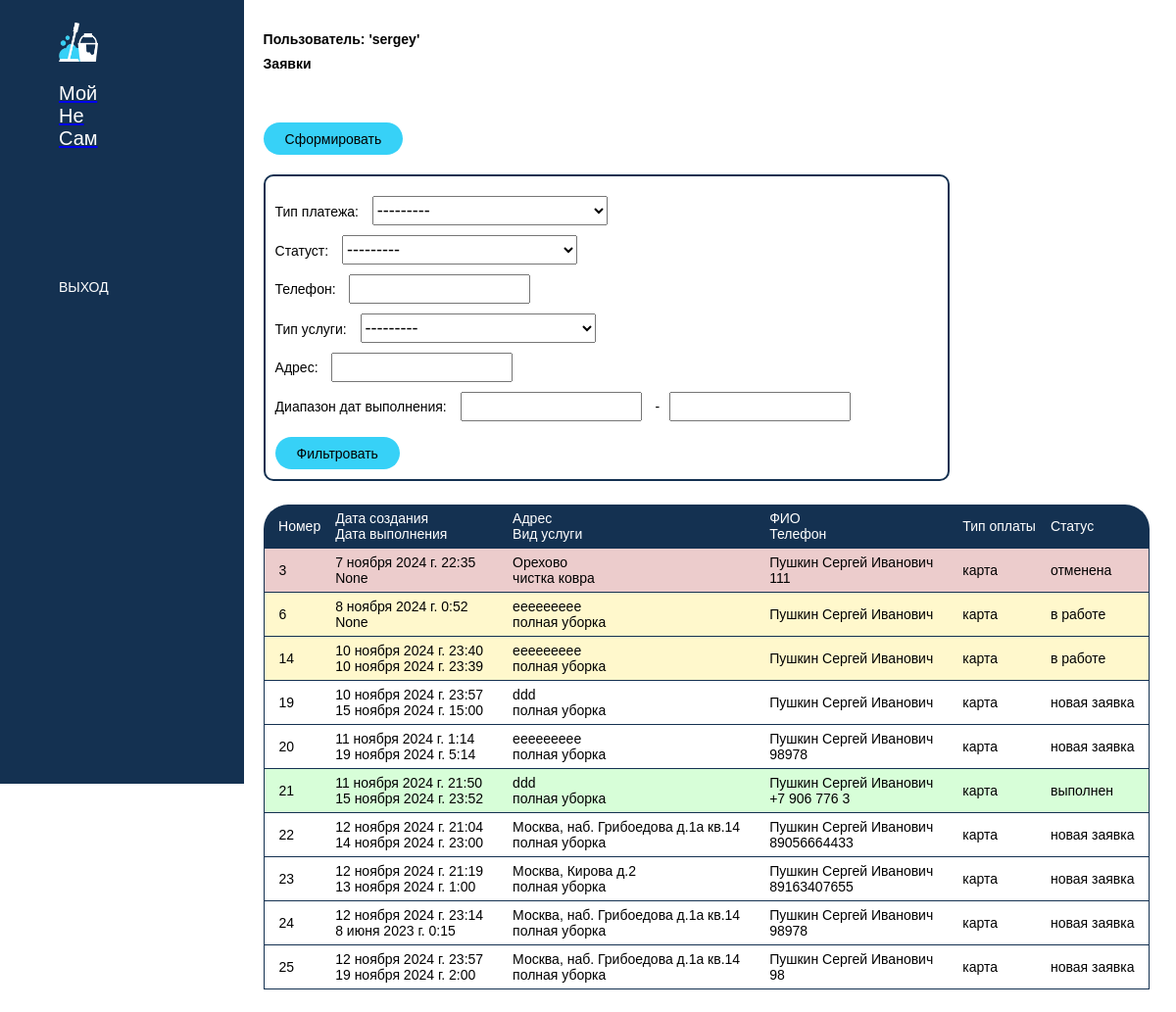
The app's page / (signed in) with its own data.
### myapp/models.py (models this page shows, shortened)
class CustomUser(AbstractUser):
    patronymic = models.CharField(verbose_name='Отчество', max_length=120)
    phone = models.CharField(verbose_name='Телефон', max_length=12)

class Orders(models.Model):
    created = models.DateTimeField(auto_now_add=True)
    owner = models.ForeignKey('CustomUser', verbose_name='Автор', related_name='orders_customuser',
                              on_delete=models.CASCADE)
    status = models.ForeignKey('Status', verbose_name='Статуст', related_name='orders_status', on_delete=models.CASCADE)
    service = models.ForeignKey('TypeOfService', verbose_name='Тип услуги', related_name='orders_typeofservice',
                                on_delete=models.CASCADE)
    payment = models.ForeignKey('PaymentType', verbose_name='Тип платежа', related_name='orders_paymenttype',
                                on_delete=models.CASCADE)
    adress = models.CharField(verbose_name='Адрес', max_length=60)
    contact_phone = models.CharField(verbose_name='Телефон', max_length=12)
    orderdatetime = models.DateTimeField(blank=True, null=True)
    class Meta:
        ordering = ['created']
        verbose_name = 'Заявка'
        verbose_name_plural = 'Заявки'

class TypeOfService(models.Model):
    title = models.CharField(verbose_name='Название', max_length=120)
    def __str__(self):
        return self.title
    class Meta:
        ordering = ['title']
        verbose_name = 'Тип услуги'
        verbose_name_plural = 'Типы услуг'

class PaymentType(models.Model):
    title = models.CharField(verbose_name='Тип платежа', max_length=60)
    def __str__(self):
        return self.title
    class Meta:
        ordering = ['title']
        verbose_name = 'Тип платежа'
        verbose_name_plural = 'Тип платежа'

class Status(models.Model):
    title = models.CharField(verbose_name='Статус', max_length=60)
    def __str__(self):
        return self.title
    class Meta:
        ordering = ['title']
        verbose_name = 'Статус'
        verbose_name_plural = 'Статусы'

### myapp/views.py (the view)
# urls.py: path('', views.index, name='home'),
def index(request):
    filter = None
    try:
        if request.user.is_superuser:
            filter = OrdersFilter(request.GET, queryset=Orders.objects.order_by('id'))
        else:
            filter = OrdersFilter(request.GET, queryset=Orders.objects.filter(owner=request.user).order_by('id'))
    except Exception as e:
        orders = None
    return render(request, 'myapp/index.html', {'filter': filter})

### myapp/templates/myapp/index.html (shortened to what this page needs)
{% extends 'myapp/base.html' %}
{% block content %}
{% if user.is_authenticated %}
 {% if user.is_superuser %}
    <h2> Пользователь: '{{ user.username }}'</h2>
    <h2>Заявки | АДМИНКА</h2>
                <div class="orders-table">
                <form action="{% url 'home' %}">
                    <button>Обновить</button>
                </form>
                <form method="get" class="filter-form">
                {{ filter.form.as_p }}
                 <button type="submit">Фильтровать</button>
                </form>
                {% if filter.qs %}
                <table style="border: none">
                    <tr>
                        <th>Номер</th>
                        <th>Дата создания <br> Дата выполнения</th>
                        <th>Адрес <br> Вид услуги</th>
                        <th>ФИО <br> Телефон</th>
                        <th>Тип оплаты</th>
                        <th>Статус</th>
                        <th></th>
                    </tr>
                    {% for elem in filter.qs %}
                    <tr>
                        <td>{{ elem.id }}</td>
                        <td>{{ elem.created }}<br>
                       {{ elem.orderdatetime }}</td>
                        <td>{{ elem.adress }}<br>
                            {{ elem.service }}
                        </td>
                        <td>{{ elem.owner.last_name }} {{ elem.owner.first_name }} {{elem.owner.patronymic}}<br>
                            {{ elem.contact_phone }}</td>
                        <td>{{ elem.payment }}</td>
                        <td>{{ elem.status }}</td>
                         <td><a href="edit/{{elem.id}}">Изменить</a></td>
                    </tr>
                    {% endfor %}
                </table>
                {% else %}
                <p>У нас нет записей</p>
                {% endif %}
 {% else %}
    <h2> Пользователь: '{{ user.username }}'</h2>
    <h2>Заявки</h2>
            <div class="orders-table">
                <form action="{% url 'neworder' %}">
                    <button>Сформировать</button>
                </form>
                <form method="get" class="filter-form">
                {{ filter.form.as_p }}
                 <button type="submit">Фильтровать</button>
                </form>
                {% if filter.qs %}
                <table style="border: none">
                    <tr>
                        <th>Номер</th>
                        <th>Дата создания <br> Дата выполнения</th>
                        <th>Адрес <br> Вид услуги</th>
                        <th>ФИО <br> Телефон</th>
                        <th>Тип оплаты</th>
                        <th>Статус</th>
                    </tr>
                    {% for elem in filter.qs %}
                    <tr>
                        <td>{{ elem.id }}</td>
                        <td>{{ elem.created }}<br>
                       {{ elem.orderdatetime }}</td>
                        <td>{{ elem.adress }}<br>
                            {{ elem.service }}
                        </td>
                        <td>{{ user.last_name }} {{ user.first_name }} {{user.patronymic}}<br>
                            {{ elem.contact_phone }}</td>
                        <td>{{ elem.payment }}</td>
                        <td>{{ elem.status }}</td>
                    </tr>
                    {% endfor %}
                </table>
                {% else %}
                <p>У нас нет записей</p>
                {% endif %}
            </div>
 {% endif %}
{% else %}
    <a href="/login">Авторизация</a>
{% endif %}
{% endblock %}

### myapp/templates/myapp/base.html (shortened to what this page needs)
{% load static %}
<!doctype html>
<html lang="ru">
<head>
    <link rel="stylesheet" href="{% static 'css/style.css' %}">
</head>
<body>
<div class="wrapper">
    <div class="sidebar">
        <div class="logo">
            <a href="/">
                <img src="{% static 'images/logo.png' %}" alt="Logo">
                <span class="logo-text">Мой <br> Не <br> Сам</span>
            </a>
        </div>
        <ul class="main-menu">
            {% if user.is_authenticated %}
            <li>
                <a href="{% url 'logout' %}">ВЫХОД</a>
            </li>
            {% endif %}
        </ul>
    </div>
    <main>
        {% block content %}{% endblock %}
    </main>
</div>
</body>
</html>

### static/css/style.css (style rules this page uses)
:root { --color-primary: #143151; }
* { box-sizing: border-box; font-family: Arial, Helvetica, sans-serif; padding: 0; margin: 0; font-size: 14px; }
.wrapper { display: flex; justify-content: left; flex-wrap: nowrap; }
.sidebar { width: 300px; background-color: var(--color-primary); height: 100vh; overflow: auto; padding-left: 60px; padding-top: 23px; }
.logo img { width: 40px; }
.logo-text { display: block; color: #fff; font-size: 20px; font-weight: 200; margin-top: 18px; }
.main-menu { margin-top: 132px; }
.main-menu li { display: block; margin-bottom: 24px; }
.main-menu li a { text-decoration: none; color: #fff; }
main { padding: 23px 20px; display: inline; width: 100%; }
main h2 { margin-top: 9px; }
select { margin-bottom: 22px; margin-top: 3px; height: 37px; width: 240px; font-size: 18px; }
button, input[type="submit"] { background-color: #37D1F7; height: 33px; padding: 9px 22px; border-radius: 25px; border: none; margin-top: 16px; cursor: pointer; }
.filter-form { border: 2px solid #143151; border-radius: 10px; padding: 10px; margin-top: 20px; width: 700px; }
.orders-table { margin-top: 36px; }
table { margin-top: 24px; }
table, tr { border: 1px solid var(--color-primary); border-collapse: collapse; }
table tr:nth-child(1) { border: none; }
table td { padding: 6px 15px; }
table th { background-color: var(--color-primary); padding: 6px 0px 6px 15px; font-weight: 200; color: #fff; text-align: left; }
table th:nth-child(1) { border-radius: 25px 0 0 0; }
table th:nth-last-child(1) { border-radius: 0 25px 0 0; }
.filter-form input { height: 30px; margin: auto 10px; margin-top: 10px; }
.filter-form select { height: 30px; margin: auto 10px; margin-top: 10px; }

### records on screen
CustomUser: username "sergey", last_name "Пушкин", first_name "Сергей", patronymic "Иванович"
Orders: id "3", created "7 ноября 2024 г. 22:35", orderdatetime "None", adress "Орехово", service "чистка ковра", contact_phone "111", payment "карта", status "отменена"
Orders: id "6", created "8 ноября 2024 г. 0:52", orderdatetime "None", adress "eeeeeeeee", service "полная уборка", payment "карта", status "в работе"
Orders: id "14", created "10 ноября 2024 г. 23:40", orderdatetime "10 ноября 2024 г. 23:39", adress "eeeeeeeee", service "полная уборка", payment "карта", status "в работе"
Orders: id "19", created "10 ноября 2024 г. 23:57", orderdatetime "15 ноября 2024 г. 15:00", adress "ddd", service "полная уборка", payment "карта", status "новая заявка"
Orders: id "20", created "11 ноября 2024 г. 1:14", orderdatetime "19 ноября 2024 г. 5:14", adress "eeeeeeeee", service "полная уборка", contact_phone "98978", payment "карта", status "новая заявка"
Orders: id "21", created "11 ноября 2024 г. 21:50", orderdatetime "15 ноября 2024 г. 23:52", adress "ddd", service "полная уборка", contact_phone "+7 906 776 3", payment "карта", status "выполнен"
Orders: id "22", created "12 ноября 2024 г. 21:04", orderdatetime "14 ноября 2024 г. 23:00", adress "Москва, наб. Грибоедова д.1а кв.14", service "полная уборка", contact_phone "89056664433", payment "карта", status "новая заявка"
Orders: id "23", created "12 ноября 2024 г. 21:19", orderdatetime "13 ноября 2024 г. 1:00", adress "Москва, Кирова д.2", service "полная уборка", contact_phone "89163407655", payment "карта", status "новая заявка"
Orders: id "24", created "12 ноября 2024 г. 23:14", orderdatetime "8 июня 2023 г. 0:15", adress "Москва, наб. Грибоедова д.1а кв.14", service "полная уборка", contact_phone "98978", payment "карта", status "новая заявка"
Orders: id "25", created "12 ноября 2024 г. 23:57", orderdatetime "19 ноября 2024 г. 2:00", adress "Москва, наб. Грибоедова д.1а кв.14", service "полная уборка", contact_phone "98", payment "карта", status "новая заявка"
